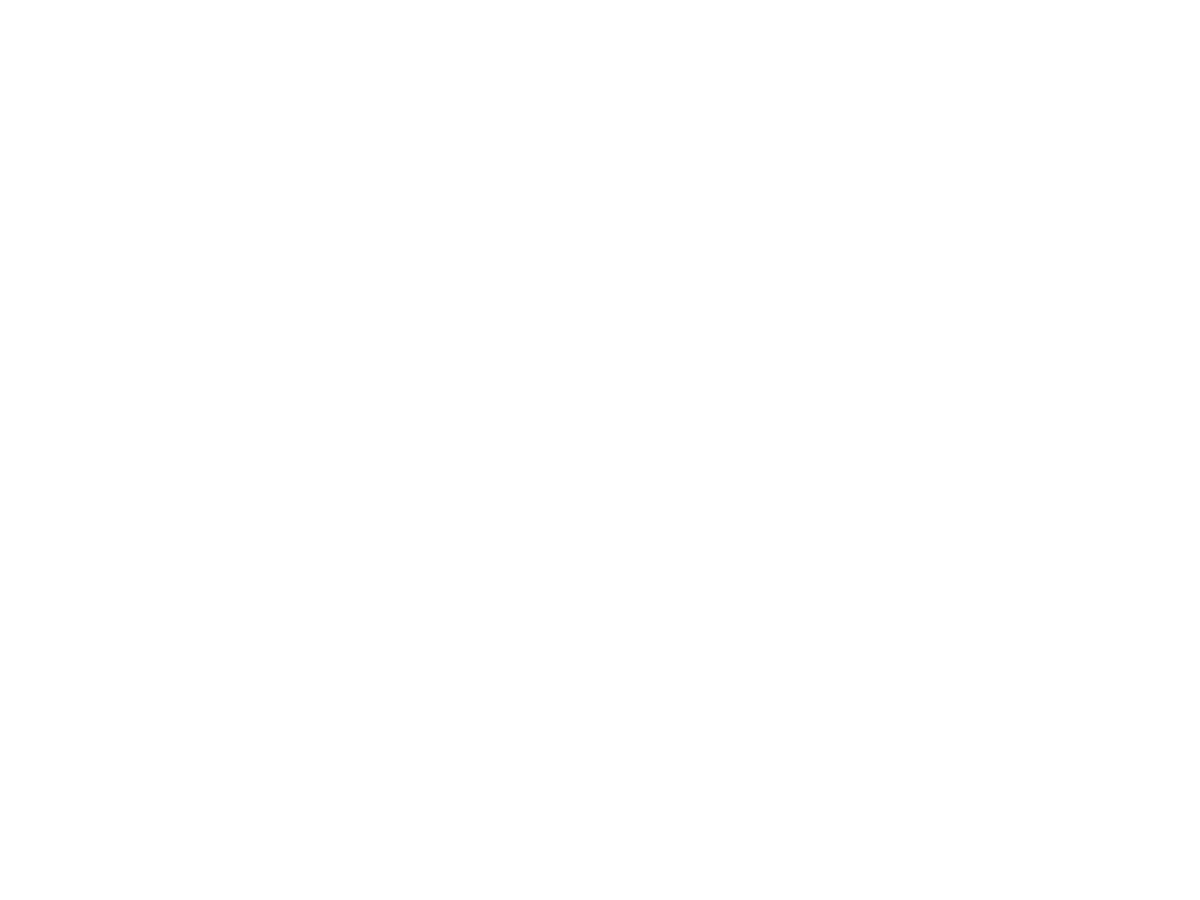
Frame 1 (no input)
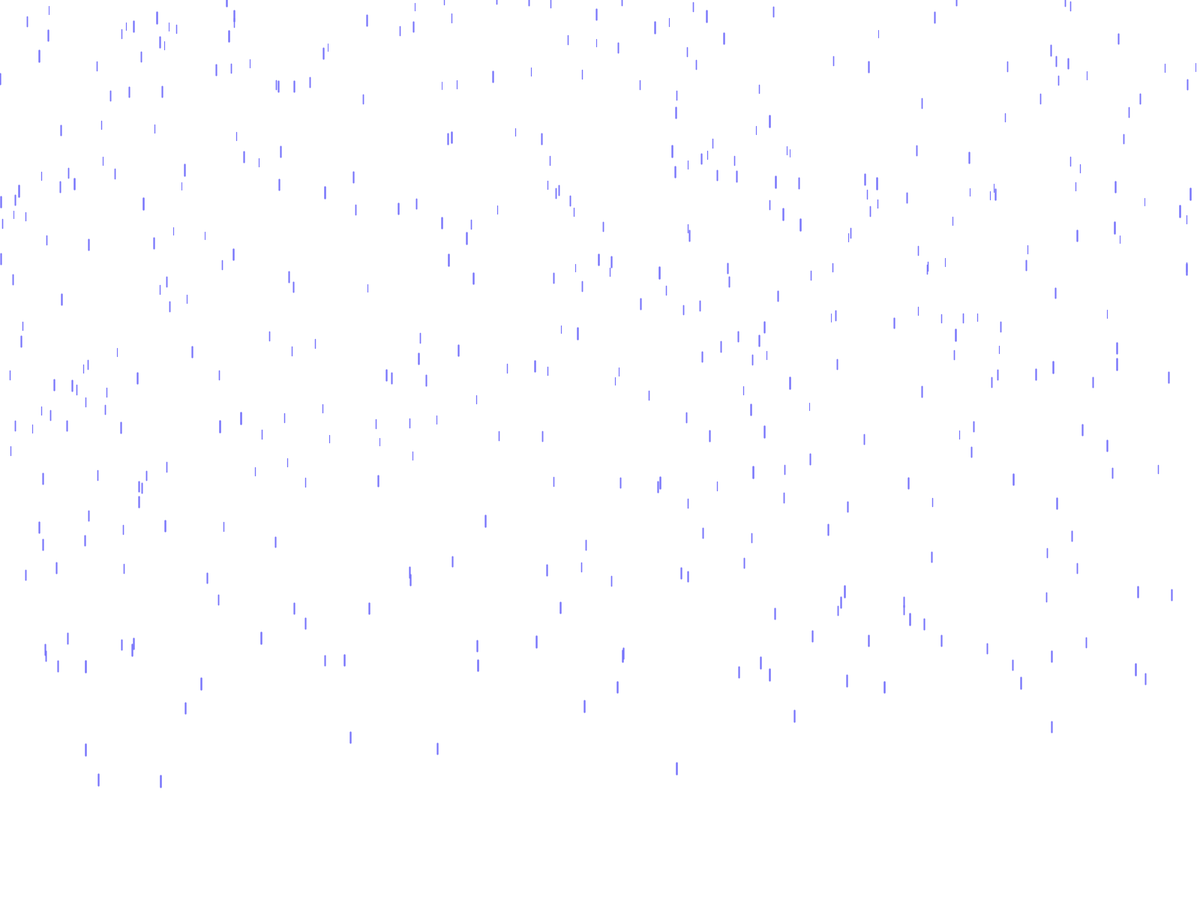
Frame 60 (the mouse pressed at the canvas centre just before this capture)
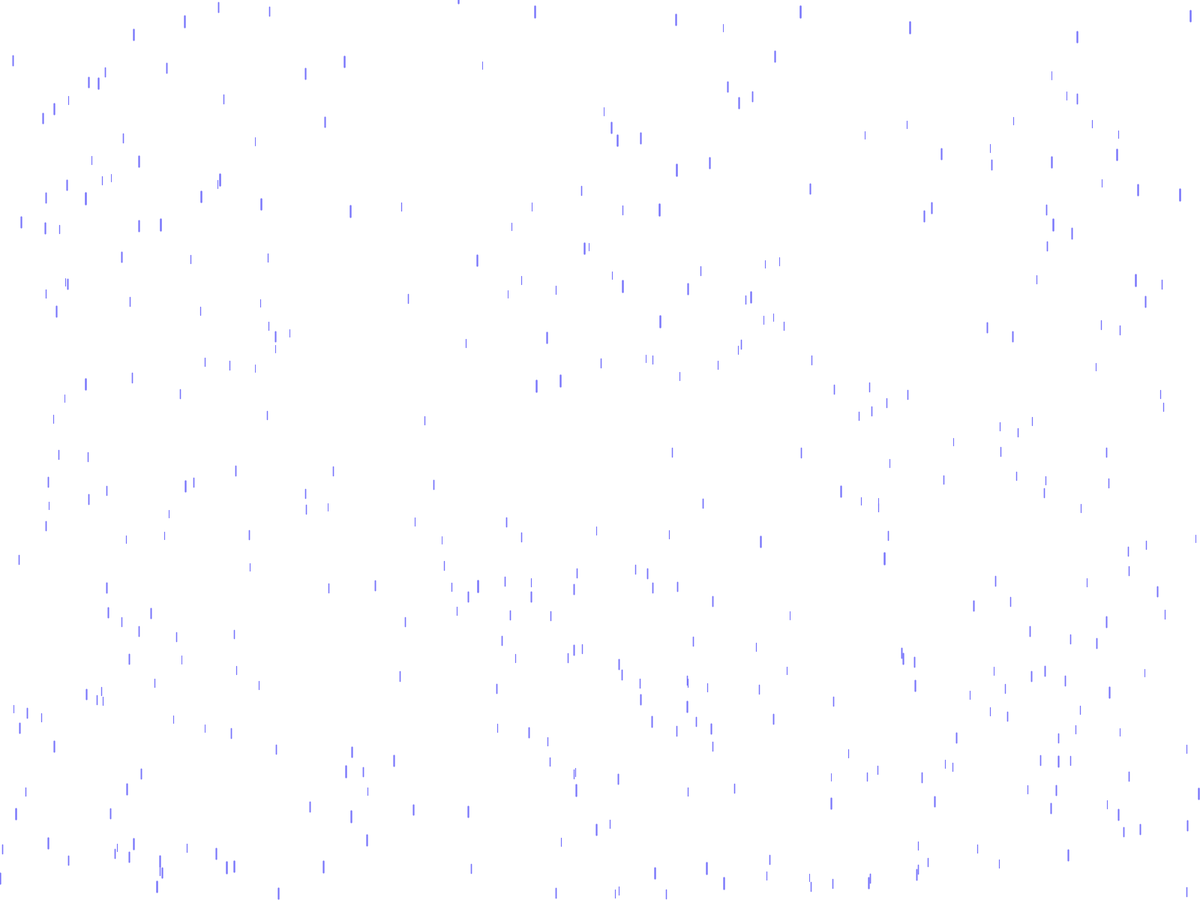
Frame 120 (the mouse held since frame 60 and released just before this capture)

The Processing sketch that drew these frames (run headless with seeded random() and noise(); from frame 60 on, the mouse is pressed at the canvas centre):

// Processing sketch: rain
// ── rain.pde
/*
  Simulating raining
  Document from Daniel Shiffman - raining sketch
*/

int rainAmount = 600;
Drop[] drop = new Drop[rainAmount];

void setup() {
  fullScreen();
  for ( int i = 0; i < drop.length; i++) {
    drop[i] = new Drop();
  }
}

void draw() {
  background(255);
  for (int i = 0; i < drop.length; i++) {

    drop[i].show();
    drop[i].fall();
  }
  
}

// ── Drop.pde
class Drop {
  float x = random(width);
  float y = random(-height, -50);
  float z = random(0, 20);
  
  void show() {
    float len = map(z, 0, 20, 10, 15);
    float dropShape = map(z, 0, 20, 1, 2.5);
    
    strokeWeight(dropShape);
    stroke(#7673fb);
    line(x, y, x, y - len);
  }

  void fall() {
    float ySpeed = map(z, 0, 20, 10, 20);
    float grav = map(z, 0, 20, 0.1, 0.18);
    
    y = y + ySpeed;
    ySpeed = ySpeed + grav;

    if (y > height) {
      y = random(-height, -10);
      ySpeed = map(z, 0, 20, 10, 20);
    }
  }
}
